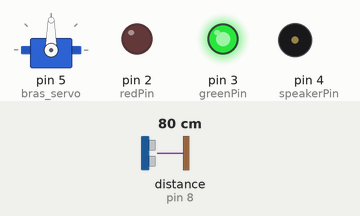
This sketch was run on a simulated Arduino Uno, built with avr-gcc and run on an emulated ATmega328P. Parts: servo, output pins drawn as LEDs (lit = HIGH), buzzer (waves = sounding). Inputs (shaded band) come from the test bench; at power-on: distance to the obstacle (sensor on pin 8) 80 cm. The echo pulse lasts 58.3 µs per cm.

Above: at 1.2 s.
1.3 s: distance to the obstacle (sensor on pin 8) set to 21 cm
3.2 s: distance to the obstacle (sensor on pin 8) set to 18 cm
At 4.6 s:
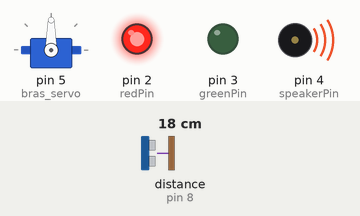
7.2 s: distance to the obstacle (sensor on pin 8) set to 35 cm
At 7.9 s:
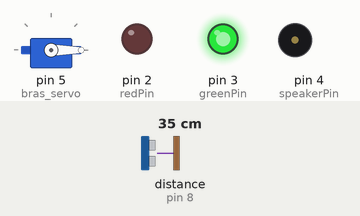
8.9 s: distance to the obstacle (sensor on pin 8) set to 2 cm
At 10.2 s:
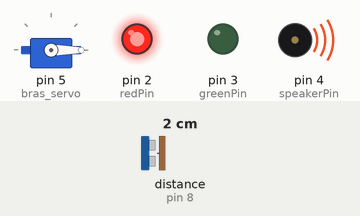
11.9 s: distance to the obstacle (sensor on pin 8) set to 60 cm
At 14.1 s:
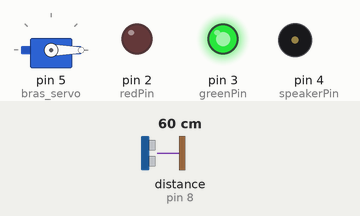
14.4 s: distance to the obstacle (sensor on pin 8) set to 4 cm
At 17.1 s:
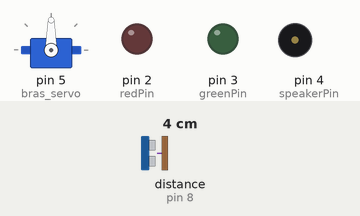
Timing chart, 0 to 19.4 s (numbered marks = the images above; inputs shaded):
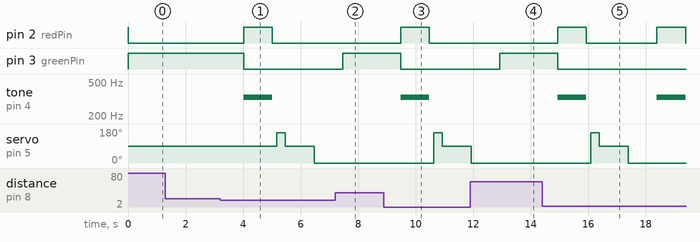

The sketch:

robot_agos.ino
```cpp
// include the Servo library
#include <Servo.h>
#include "Ultrasonic.h"
Ultrasonic ultrasonic(7, 8); // Trig et Echo
Servo bras_servo;

#define speakerPin 4
#define redPin 2
#define greenPin 3

int dist = 20;

void setup() {
  bras_servo.attach(5);
  pinMode(redPin, OUTPUT);
  pinMode(greenPin, OUTPUT);
  digitalWrite(redPin, HIGH);
  digitalWrite(greenPin, LOW);
  ultrasonic.read(CM);
}

void loop() {
  dist = ultrasonic.read(CM);
  if (dist < 20) {
    digitalWrite(redPin, HIGH);
    digitalWrite(greenPin, LOW);
    tone(speakerPin, 330);
    delay(1000);
    noTone(speakerPin);
    digitalWrite(redPin, LOW);
    delay(150);
    bras_servo.write(160);
    delay(300);
    bras_servo.write(90);
    delay(1000);
    bras_servo.write(0);
  } else {
    noTone(speakerPin);
    digitalWrite(redPin, LOW);
    digitalWrite(greenPin, HIGH);
    };
  delay(1000);    // needs time for capteur ultrason
}
```

Measured:
- the behaviour switches between 20 and 19 cm on distance to the obstacle (sensor on pin 8) (found by bisection; images 0 and 1)
- after the input at 1.3 s, every drawn part: stays the same
- after the input at 3.2 s, pin 2 (redPin): LOW → HIGH after 0.82 s, → LOW 1.0 s later; pin 3 (greenPin): HIGH → LOW after 0.82 s; tone on pin 4 (speakerPin): silent → 330 Hz after 0.82 s, → silent 1.0 s later; servo on pin 5 (bras_servo): 90° → 160° after 2.0 s, → 90° 0.30 s later, → 0° 1.0 s later
- after the input at 7.2 s, pin 2 (redPin): stays LOW (without the input it goes to HIGH after 0.27 s); pin 3 (greenPin): LOW → HIGH after 0.27 s; tone on pin 4 (speakerPin): stays silent (without the input it goes to 330 Hz after 0.27 s); servo on pin 5 (bras_servo): stays 0° (without the input it goes to 160° after 1.4 s)
- after the input at 8.9 s, pin 2 (redPin): LOW → HIGH after 0.58 s, → LOW 1.0 s later; pin 3 (greenPin): HIGH → LOW after 0.58 s; tone on pin 4 (speakerPin): silent → 330 Hz after 0.58 s, → silent 1.0 s later; servo on pin 5 (bras_servo): 0° → 160° after 1.7 s, → 90° 0.30 s later
- after the input at 11.9 s, pin 2 (redPin): stays LOW (without the input it goes to HIGH after 1.0 s); pin 3 (greenPin): LOW → HIGH after 1.0 s; tone on pin 4 (speakerPin): stays silent (without the input it goes to 330 Hz after 1.0 s)
- after the input at 14.4 s, pin 2 (redPin): alternates HIGH for 1.0 s and LOW for 2.5 s, starting after 0.54 s; pin 3 (greenPin): HIGH → LOW after 0.54 s; tone on pin 4 (speakerPin): alternates 330 Hz for 1.0 s and silent for 2.5 s, starting after 0.54 s; servo on pin 5 (bras_servo): 0° → 160° after 1.7 s, → 90° 0.30 s later, → 0° 1.0 s later
